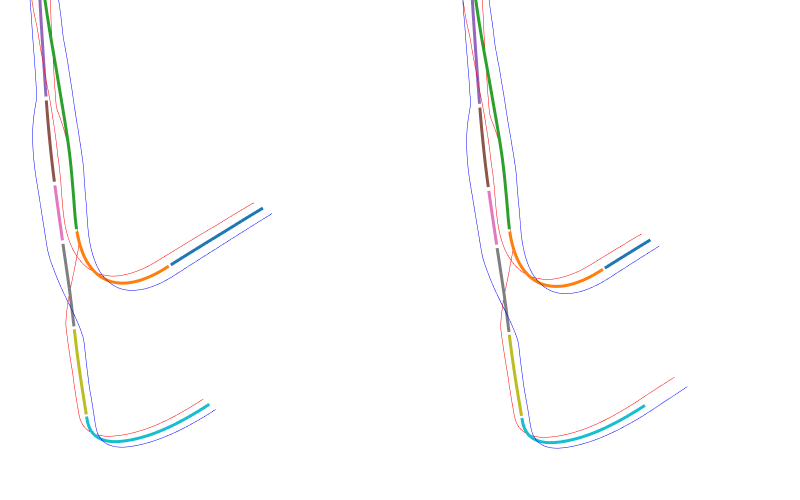

Write notebook code for a chart like this one.
### Code cell
from plotly.subplots import make_subplots
import flightplotting.templates
from flightplotting.traces import dtwtrace
import numpy as np

man = sched.manoeuvres[1]

fig = make_subplots(
    1,
    2,
    specs=[[{'is_3d': True}, {'is_3d': True}]]
)
fig.update_layout(template="flight3d", showlegend=False, width=800, height=500)


fig.add_traces(
    dtwtrace(man.get_data(aligned), man.elements), 
    rows=list(np.full(len(man.elements)+2, 1)),
    cols=list(np.full(len(man.elements)+2, 1))
)
fig.add_traces(
    dtwtrace(man.get_data(fcj.sec), man.elements),  
    rows=list(np.full(len(man.elements)+2, 1)),
    cols=list(np.full(len(man.elements)+2, 2))
)
fig.show()
